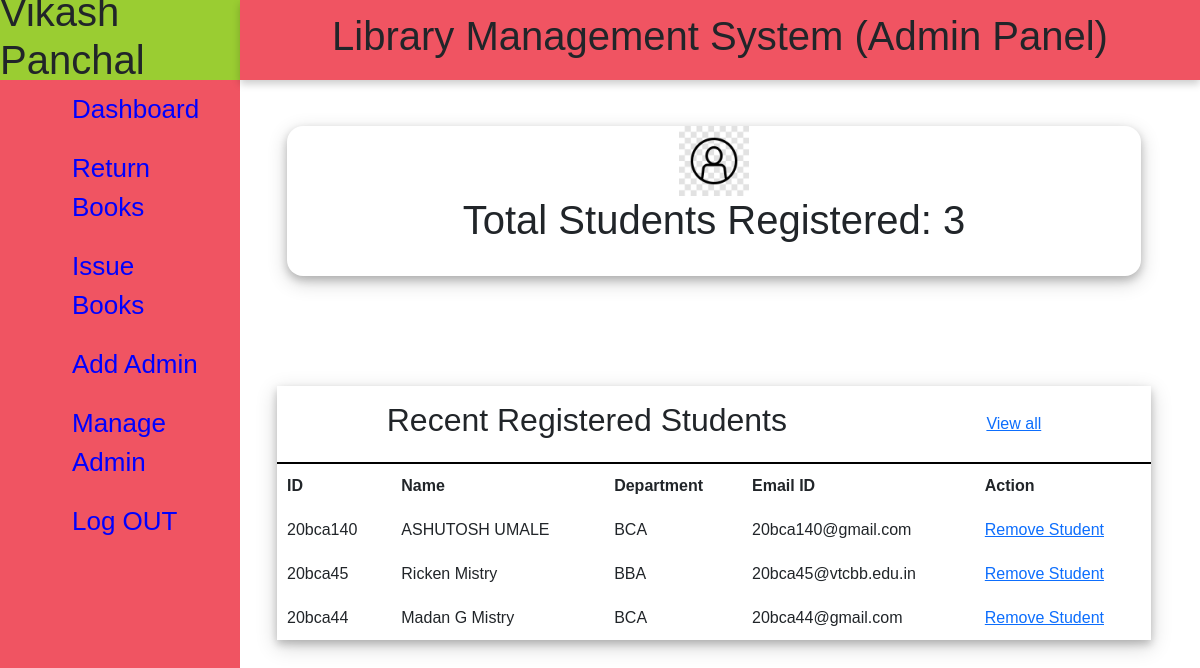
Page /adminpanel/dashboard.php (signed in) on the committed database.
### tables this page shows
CREATE TABLE IF NOT EXISTS `lib_register_mst` (
  `id` int(4) NOT NULL AUTO_INCREMENT,
  `collage_id` varchar(8) NOT NULL,
  `student_name` varchar(30) NOT NULL,
  `department` varchar(10) NOT NULL,
  `cell_number` bigint(10) NOT NULL,
  `email` varchar(25) NOT NULL,
  `username` varchar(15) NOT NULL,
  `password` varchar(100) NOT NULL,
  PRIMARY KEY (`id`),
  UNIQUE KEY `collage_id` (`collage_id`)
);

### adminpanel/dashboard.php (the view, shortened to what this page needs)
<?php
    include ('_sidemenu.php');
    include ('connection.php');
    $count=mysqli_query($con,"select COUNT(*) as total from lib_register_mst");
    $resofcount=mysqli_fetch_assoc($count);
    $n=5;
    $sql="select * from lib_register_mst ORDER BY id DESC limit $n";
    $result=mysqli_query($con,$sql);
?>
<!DOCTYPE html>
<html lang="en">
<head>
    <link rel="stylesheet" href="dashboard.css">
</head>
<body>
    <div class="content">
        <div class="cards">
            <div class="card1">
                <div class="box">
                    <img src="../user.jpg" height="70px" width="70px"> <br>
                    <?php echo "<h1> Total Students Registered: ".$resofcount['total']."</h1>"; ?>
                </div>
            </div>
        </div>
        <div class="content2">
            <div class="recent_registered">
                <div class="title">
                    <h2>Recent Registered Students</h2>
                    <a href="registered_student.php">View all</a>
                </div>
                <table>
                    <tr>
                        <th>ID</th>
                        <th>Name</th>
                        <th>Department</th>
                        <th>Email ID</th>
                        <th>Action</th>
                    </tr>
                    <?php
                        $result1=array($result);
                        foreach($result1 as $data){
                            while($row=mysqli_fetch_object($data)){
                    ?>
                    <tr>
                        <td><?php echo $row->collage_id;?></td>
                        <td><?php echo $row->student_name;?></td>
                        <td><?php echo $row->department;?></td>
                        <td><?php echo $row->email;?></td>
                        <td><a href="delete_student.php?collageid=<?php echo $row->collage_id;?>">Remove Student</a></td>
                    </tr>
                    <?php
                            }
                        }
                    ?>
                </table>
            </div>
        </div>
    </div>
</body>
</html>

### adminpanel/_sidemenu.php (shortened to what this page needs)
<?php
    include ('connection.php');
    $usr=$_SESSION['username'];
    $sql=mysqli_query($con,"select * from admin_mst where username='$usr'");
    $row=mysqli_fetch_array($sql);
?>
<!DOCTYPE html>
<html lang="en">
<head>
    <link rel="stylesheet" href="_menu.css">
    <link rel="stylesheet" href="bootstrap.min.css">
</head>
<body>
        <div class="side-menu">
            <div class="profile">
                <h1><?php echo $row['admin_name'];?></h1>
            </div>
                <ul>
                <a href="dashboard.php"><li>Dashboard</li></a>
                <a href="profile.php" ><li>Return Books</li></a>
                <a href="issuebook.php" ><li>Issue Books</li></a>
                <a href="add_admin.php" ><li>Add Admin</li></a>
                <a href="manage_admin.php" ><li>Manage Admin</li></a>
                <a href="?logout=<?php echo "logged out"; ?>"><li>Log OUT</li></a>
                <a ><li class="active"></li></a>
                </ul>
        </div>
        <div class="container bg-light">
            <div class="header">
                <div class="nav">
                    <div class="text">
                        <h1>Library Management System (Admin Panel)</h1>
                    </div>
                </div>
            </div>
        </div>
</body>
</html>

### adminpanel/_menu.css (style rules this page uses)
* { margin: 0; padding: 0; box-sizing: border-box; font-family: 'Trebuchet MS', 'Lucida Sans Unicode', 'Lucida Grande', 'Lucida Sans', Arial, sans-serif; }
body { background-color:rgb(213,222,222); min-height: 100vh; }
.side-menu { position: fixed; background: #f05462; width: 20vw; min-height: 100vh; display: flex; flex-direction: column; }
li { list-style: none; }
.side-menu .profile { height: 10vh; display: flex; align-items: center; justify-content: center; background: yellowgreen; }
.side-menu li { font-size: 26px; padding: 10px 40px; color: blue; display: flex; align-items:center; }
.side-menu a { text-decoration: none; border-bottom: none; margin-bottom:15px; margin-top: 12px; }
.container { position: absolute; right: 0; width: important 80vw; height: important 100vh; background: #f1f1f1; }
.container .header { position: fixed; top: 0; right: 0; width: 80vw; height: 10vh; background:#f05462; display: flex; flex-direction: column; align-items: center; justify-content: center; box-shadow: 0 4px 8px 0 rgba(0,0,0,0.2); }

### adminpanel/dashboard.css (style rules this page uses)
.content { position: inherit; overflow: hidden; float: right; right: 20px; height: 87vh; width: 77vw; margin-top: 12vh; margin-right: 24px; }
.content .cards { padding: 20px 15px; display: flex; align-items: center; justify-content: center; }
.content .cards .card1 { text-align: center; width: 250px; height: 150px; background: white; margin: 10px 20px; border-radius: 16px; align-items: center; justify-content: center; box-shadow: 0 4px 8px 0 rgba(0,0,0,0.2),0 6px 20px 0 rgba(0,0,0,0.19); flex: 5; }
.content .content2 { min-height: 56vh; padding-top: 10vh; display: flex; justify-content: space-around; align-items: flex-start; flex-wrap: wrap; }
.content .content2 .recent_registered { min-height: auto; flex: 5; background: white; margin: 0 25px 25px 25px; box-shadow: 0 4px 8px 0 rgba(0,0,0,0.2),0 6px 20px 0 rgba(0,0,0,0.19); display: flex; flex-direction: column; }
.title { display: flex; align-items: center; justify-content: space-around; padding: 15px 10px; border-bottom: 2px solid black; }
table { padding: 15px; }
th,td { text-align: left; padding: 10px; }

### rows in the picture
lib_register_mst: collage "20bca140", student_name "ASHUTOSH UMALE", department "BCA", email "20bca140@gmail.com"
lib_register_mst: collage "20bca45", student_name "Ricken Mistry", department "BBA", email "20bca45@vtcbb.edu.in"
lib_register_mst: collage "20bca44", student_name "Madan G Mistry", department "BCA", email "20bca44@gmail.com"

### other values in the picture
$resofcount['total'] "3"
